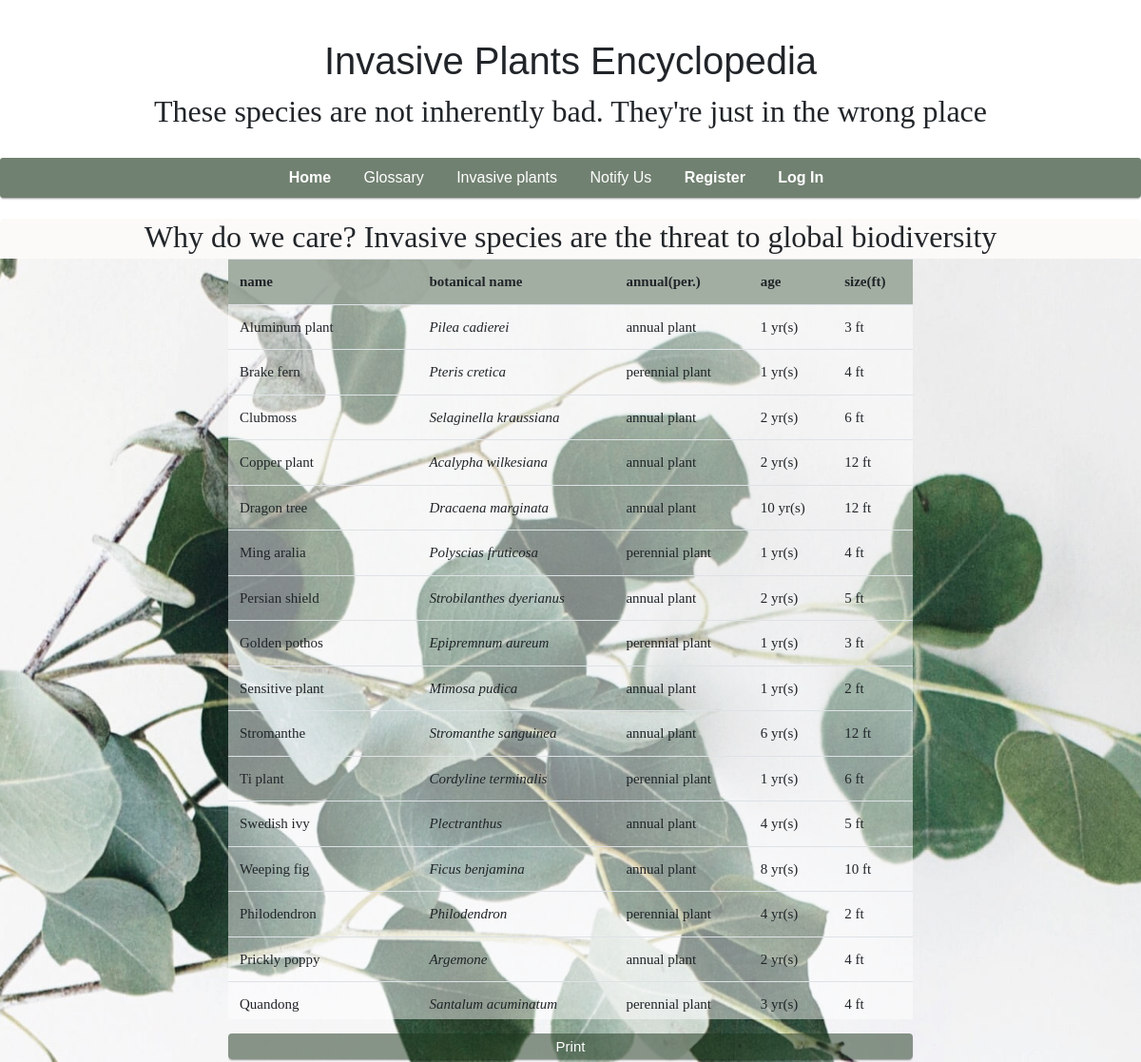
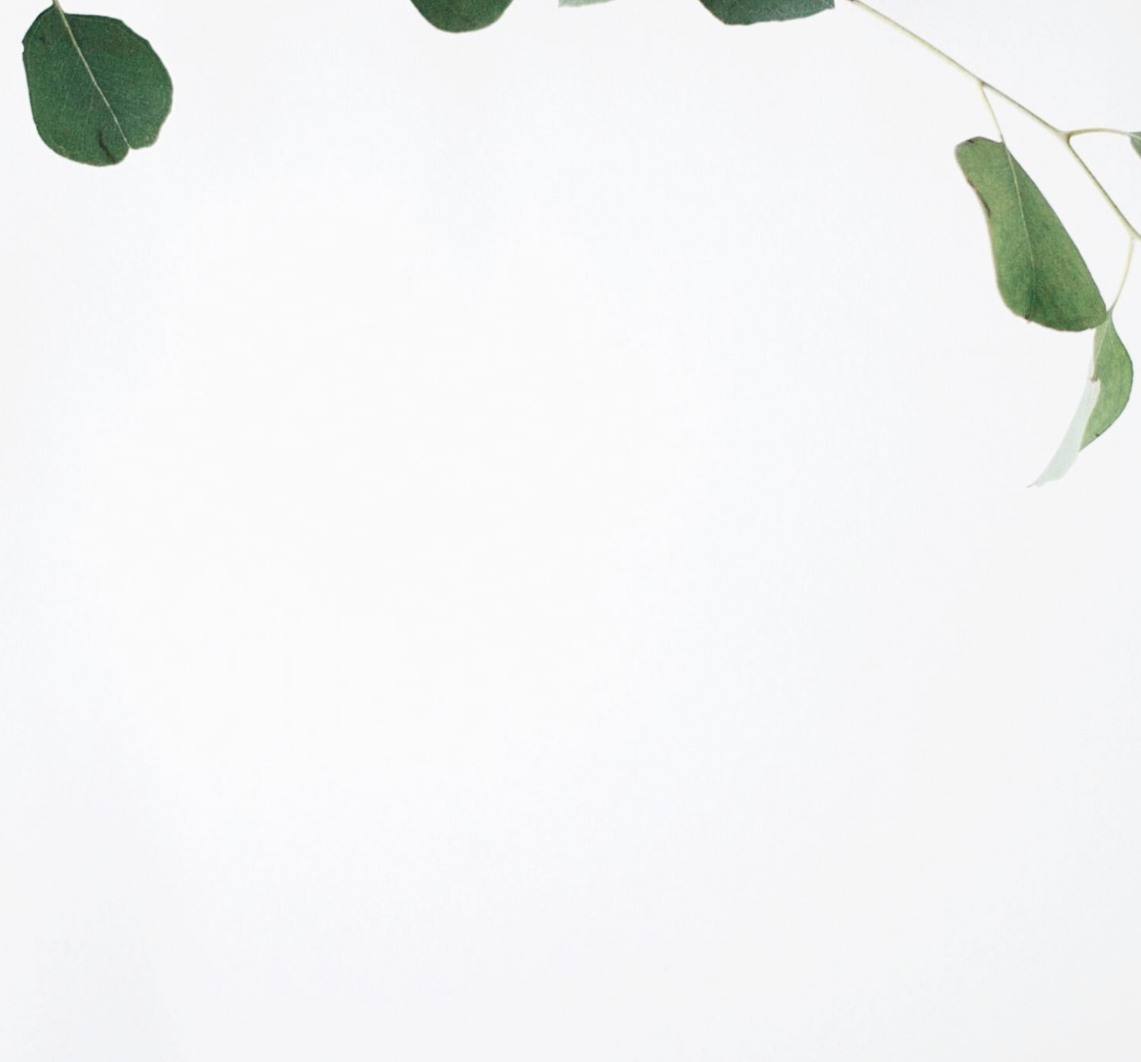
The app's page /galleryUser.php with its own data (2 pictures, top to bottom).
### tables this page shows
CREATE TABLE `plants` (
  `id` bigint(20) NOT NULL,
  `name` varchar(150) NOT NULL,
  `latin` varchar(150) NOT NULL,
  `living_time` tinyint(1) NOT NULL,
  `age` int(10) NOT NULL,
  `size` int(10) NOT NULL
);

### models/DB.php (called while the page is built, shortened)
<?php
class DB
{
    function __construct()
    {
        $servername = "localhost";
        $username = "root";
        $password = "";
        $db = "plantsforcrud";
        $this->conn = new mysqli($servername, $username, $password, $db);
    }
}

### models/Plant.php (called while the page is built, shortened)
<?php
class Plant
{
    public function __construct($id, $name, $latin, $livingTime, $age, $size)
    {
        $this->name = $name;
        $this->latin = $latin;
        $this->livingTime = $livingTime;
        $this->age = $age;
        $this->size = $size;
    }
    public static function all()
    {
        $plants = [];
        $db = new DB();
        $sql = "SELECT * FROM `plants`";
        $result = $db->conn->query($sql);
        while ($row = $result->fetch_assoc()) {
            $plants[] = new Plant(
                $row["id"],
                $row["name"],
                $row["latin"],
                $row["living_time"],
                $row["age"],
                $row["size"]
            );
        }
        return $plants;
    }
}

### controllers/PlantController.php (called while the page is built, shortened)
<?php
include "./models/Plant.php";
class PlantController
{
    public static function index()
    {
        $plants = Plant::all();
        return $plants;
    }
}

### galleryUser.php (the view, shortened to what this page needs)
<?php
include "./head.php";
include "./models/DB.php";
include "./controllers/PlantController.php";
$plants = PlantController::index();
?>
<body>
    <?php
    include "./generalHeader.php";
    ?>
    <div class="backgroundForGalleryPHP">
                <center>
            <div style="height: 800px" class="scrollbarForAdminData">
                <table class="fontFeatures tablebackground scrollbarForAdminData table table-hover fontFeatures" style="width: 60%;">
                    <tbody>
                        <tr>
                            <th>name</th>
                            <th>botanical name</th>
                            <th>annual(per.)</th>
                            <th>age</th>
                            <th>size(ft)</th>
                        </tr>
                        <?php
                        foreach ($plants as $plant) {
                        ?>
                            <tr>
                                <td> <?= $plant->name ?> </td>
                                <td><i><?= $plant->latin  ?></i></td>
                                <td><?= $plant->livingTime ? "annual plant" : "perennial plant" ?></td>
                                <td> <?= $plant->age ?> yr(s)</td>
                                <td> <?= $plant->size ?> ft</td>
                            </tr>
                        <?php } ?>
                    </tbody>
                </table>
            </center>
            <form action="./creatDoc.php">
                <button class="buttonPrint m-l-s m-t-s" type="submit">Print</button>
            </form>
            </div>
</body>
</html>

### head.php (shortened to what this page needs)
<!DOCTYPE html>
<html lang="en">
<head>
    <link rel="stylesheet" href="https://cdn.jsdelivr.net/npm/bootstrap@4.3.1/dist/css/bootstrap.min.css"
>
        <link rel="stylesheet" href="./css/reset.css">
        <link rel="stylesheet" href="./css/main.css">
</head>

### generalHeader.php (shortened to what this page needs)
<?php
if (!isset($_SESSION["adminLogged_in"]) && !isset($_SESSION["userLogged_in"])){
    include "header.php";
}
?>

### header.php
    <header>
    <div class="tb">
        <h1 class="titleh1">Invasive Plants Encyclopedia</h1>
        <h2 class="titleh2">These species are not inherently bad. They're just in the wrong place</h2>
    </div>
    <div class="navigationBar">
        <nav>
            <a href="./index.php" class="navBarFonts" style="text-decoration: none;"><b>Home</b></a>
            <a href="./glossary.php" class="navBarFonts " style="text-decoration: none;">Glossary</a>
            <a href="./galleryUser.php" class="navBarFonts" style="text-decoration: none;">Invasive plants</a>
            <a href="./notifyPageForm.php" class="navBarFonts" style="text-decoration: none;">Notify Us</a>
            <a href="./register.php" class="navBarFonts" style="text-decoration: none;"><b>Register</b></a>
            <a href="./loginForm.php" class="navBarFonts" style="text-decoration: none;"><b>Log In</b></a>
        </nav>
    </div>
    <div class="quoteFeat">
        <h2 class="titleh2">Why do we care? Invasive species are the threat to global biodiversity</h2>
    </div>
</header>

### css/main.css (style rules this page uses)
html { height: 100%; display: flex; }
body { flex: 1; }
.backgroundForGalleryPHP { background-image: url('..//images/still-items-things-plants-9eb00cb3a14c2fd8777d30d7c6689d41.jpg'); background-position: center; background-repeat: no-repeat; background-size: cover; width: 100%; background-size: cover; background-repeat: no-repeat; height: 100vh; width: 100%; }
.fontFeatures { font-family: Cambria, Cochin, Georgia, Times, 'Times New Roman', serif; font-size: 15px; }
.scrollbarForAdminData { height: 100px; overflow-y: scroll; scrollbar-width: thin; margin: auto; width: 100%; }
.tablebackground { background-color: rgba(255, 255, 255, 0.481); }
.tb { margin-top: 40px; margin-bottom: 30px; }
div { text-align: justify; text-justify: inter-word; }
.titleh1 { text-align: center; margin-bottom: 10px; }
.titleh2 { text-align: center; font-family: Freestyle Script; }
.navigationBar { height: 42px; background-color: rgba(28, 53, 28, 0.625); color: black; position: relative; display: flex; align-items: center; justify-content: center; border-radius: 3px; box-shadow: 0 2px 2px -1px rgba(0, 0, 0, 0.4); }
.navBarFonts { color: white; margin-right: 30px; }
button { all: unset; }
.m-l-s { margin-left: 40px; }
.m-t-s { margin-top: 15px; }
.buttonPrint { width: 60%; height: 27px; border-radius: 4px; background-color: rgba(28, 53, 28, 0.512); color: white; text-align: center; font-size: 15px; box-shadow: 0 2px 2px -1px rgba(0, 0, 0, 0.4); margin-left: 20%; }
th { background: rgba(147, 160, 147, 0.844); position: sticky; top: 0; }
.quoteFeat { background-color: #d9c6b418; height: 42px; width: 100%; border-radius: 5px; margin-top: 22px; }

### records on screen
plants: name "Aluminum plant", latin "Pilea cadierei", living_time "annual plant", age "1", size "3"
plants: name "Brake fern", latin "Pteris cretica", living_time "perennial plant", age "1", size "4"
plants: name "Clubmoss", latin "Selaginella kraussiana", living_time "annual plant", age "2", size "6"
plants: name "Copper plant", latin "Acalypha wilkesiana", living_time "annual plant", age "2", size "12"
plants: name "Dragon tree", latin "Dracaena marginata", living_time "annual plant", age "10", size "12"
plants: name "Ming aralia", latin "Polyscias fruticosa", living_time "perennial plant", age "1", size "4"
plants: name "Persian shield", latin "Strobilanthes dyerianus", living_time "annual plant", age "2", size "5"
plants: name "Golden pothos", latin "Epipremnum aureum", living_time "perennial plant", age "1", size "3"
plants: name "Sensitive plant", latin "Mimosa pudica", living_time "annual plant", age "1", size "2"
plants: name "Stromanthe", latin "Stromanthe sanguinea", living_time "annual plant", age "6", size "12"
plants: name "Ti plant", latin "Cordyline terminalis", living_time "perennial plant", age "1", size "6"
plants: name "Swedish ivy", latin "Plectranthus", living_time "annual plant", age "4", size "5"
plants: name "Weeping fig", latin "Ficus benjamina", living_time "annual plant", age "8", size "10"
plants: name "Philodendron", latin "Philodendron", living_time "perennial plant", age "4", size "2"
plants: name "Prickly poppy", latin "Argemone", living_time "annual plant", age "2", size "4"
plants: name "Quandong", latin "Santalum acuminatum", living_time "perennial plant", age "3", size "4"
